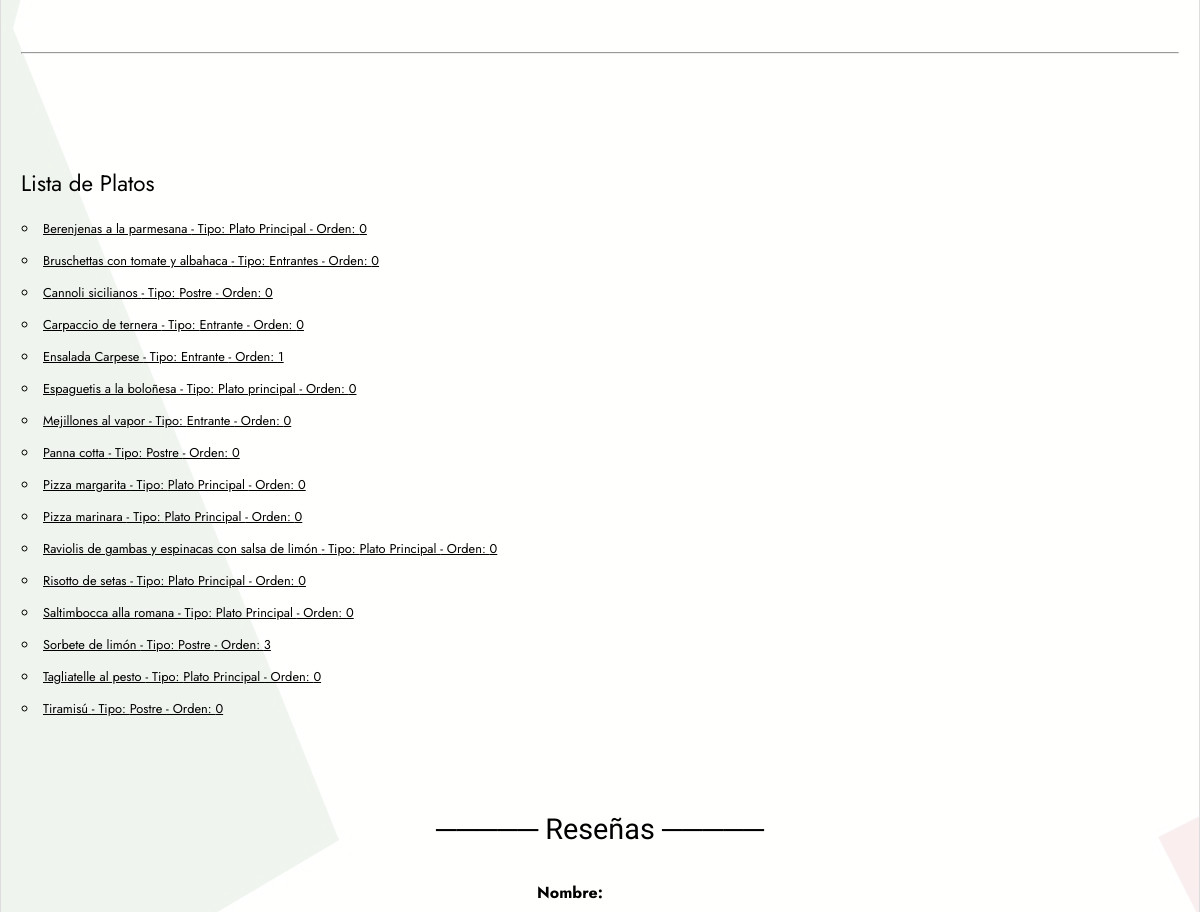
/MammaMiaAPP/listadoDePlatos/ (signed in, middle part), run on an earlier commit of the app's database.
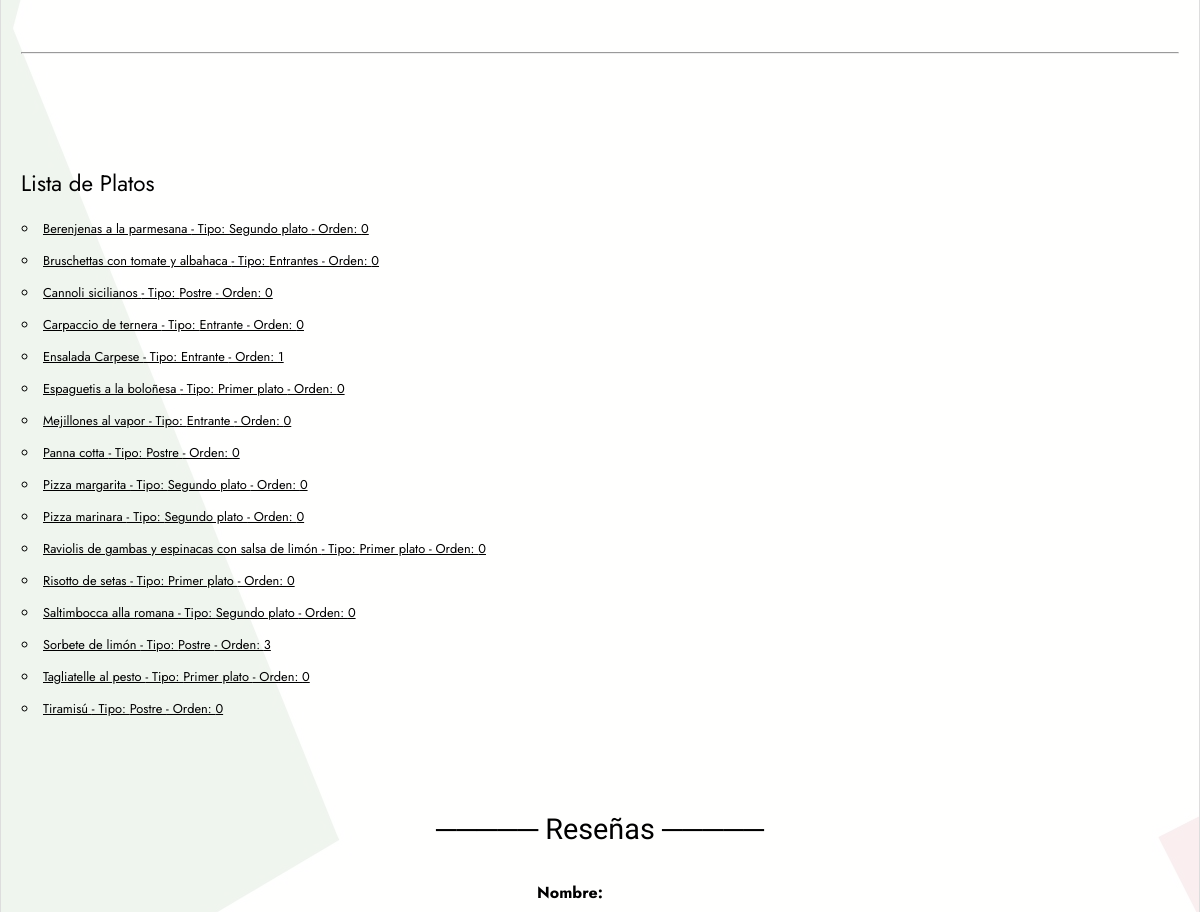
And on a later commit of the database.
### MammaMiaAPP/models.py (models this page shows, shortened)
class Plato(models.Model):
    nombre = models.CharField(max_length=50)
    tipo = models.CharField(max_length=50)
    orden =  models.IntegerField(default = 0)
    imagenPlato = models.URLField(max_length=60, null=True, blank=True)
    menu = models.ForeignKey(Menu, related_name='platos', on_delete=models.CASCADE, null=True, blank=True)
    class Meta:
        permissions = [
            ("can_view_plato", "Can view plato"),
            ("can_edit_plato", "Can edit plato"),
        ]

### MammaMiaAPP/views.py (the view)
# urls.py: path('listadoDePlatos/', views.listaPlatos, name='listaP'),
@permission_required('myapp.can_view_plato', raise_exception=True)
def listaPlatos(request):
    platos = Plato.objects.order_by('nombre')
    return render(request, 'listaP.html', {'lista_platos': platos})

### MammaMiaAPP/templates/listaP.html
{% extends 'base.html' %}
{% block contenido %}
<h1>Lista de Platos</h1>
<ul>
{% for plato in lista_platos %}
    <li>
        <a href="{% url 'detallePLATOConPlantillas' plato.id %}">
            {{ plato.nombre }} - Tipo: {{ plato.tipo }} - Orden: {{ plato.orden }}
        </a>
    </li>
{% endfor %}
</ul>
{%endblock%}

### MammaMiaAPP/templates/base.html (shortened to what this page needs)
{% load static %}
<!DOCTYPE HTML>
<html>
<head>
  <link rel="stylesheet" type="text/css" href="{% static 'style/style.css' %}" title="style" />
  <link rel="stylesheet" href="https://unpkg.com/leaflet@1.9.4/dist/leaflet.css" />
</head>
<body>
  <div id="main">
    <div id="site_content">
      <br><br><br>
      <br>
      <hr>
      <br>
      <div id="menus">
      </div>
      <br>
      {%block contenido%} {%endblock%}
      <div id="comments-section">
        <h2>───── Reseñas ─────</h2>
        <div id="comments-section-union">
          <div id="comment-form">
            <form id="add-comment-form">
              <label for="name">Nombre:</label>
            </form>
          </div>
        </div>
      </div>
      <br>
    </div>
  </div>
</body>
</html>

### MammaMiaAPP/static/style/style.css (style rules this page uses)
html { height: 100%; }
html { scroll-behavior: smooth; }
html, body { margin: 0; padding: 0; overflow-x: hidden; width: 100%; }
#site_content { align-items: center; padding: 20px; margin: 0 auto; background-color: #ffffffee; border: 1px solid #ddd; border-radius: 10px; max-width: 1400px; width: 100%; box-sizing: border-box; }
* { margin: 0; padding: 0; }
body { font: normal .80em 'Jost', sans-serif; background-image: url("fondoSiteCont.jpg"); background-position: cover; background-repeat: repeat; color: #000; }
#menus { display: flex; justify-content: center; align-items: center; gap: 1px; margin: 0 auto; margin-top: 40px; padding: 10px; }
h1, h2, h3, h4, h5, h6 { font: normal 175% 'Jost', sans-serif; color: #000; margin: 0 0 15px 0; padding: 15px 0 5px 0; }
h2 { font: normal 175% 'Jost', sans-serif; }
a, a:hover { outline: none; text-decoration: underline; color: #000; }
ul { margin: 2px 0 22px 17px; }
ul li { list-style-type: circle; margin: 0 0 6px 0; padding: 0 0 7px 5px; }
#main, #logo, #menubar, #site_content, #footer { margin-left: auto; margin-right: auto; }
#comments-section { margin-top: 20px; padding: 20px; align-items: center; }
#comments-section-union { display: flex; align-items: flex-start; gap: 60px; }
#comments-section h2 { text-align: center; font-family: 'Domine', 'Times New Roman', Times, serif; font-size: 1.8rem; color: #000000; text-align: center; margin-bottom: 30px; margin-top: 30px; }
#comment-form { display: inline-block; width: 700px; margin-bottom: 20px; }
#comment-form form { display: flex; flex-direction: column; gap: 10px; }
#comment-form label { font-size: 1rem; font-weight: bold; }

What changed in the data, as far as the page shows it:
changed Plato "Berenjenas a la parmesana": tipo "Plato Principal" → "Segundo plato"
changed Plato "Espaguetis a la boloñesa": tipo "Plato principal" → "Primer plato"
changed Plato "Pizza margarita": tipo "Plato Principal" → "Segundo plato"
changed Plato "Pizza marinara": tipo "Plato Principal" → "Segundo plato"
changed Plato "Raviolis de gambas y espinacas con salsa de limón": tipo "Plato Principal" → "Primer plato"
changed Plato "Risotto de setas": tipo "Plato Principal" → "Primer plato"
changed Plato "Saltimbocca alla romana": tipo "Plato Principal" → "Segundo plato"
changed Plato "Tagliatelle al pesto": tipo "Plato Principal" → "Primer plato"
